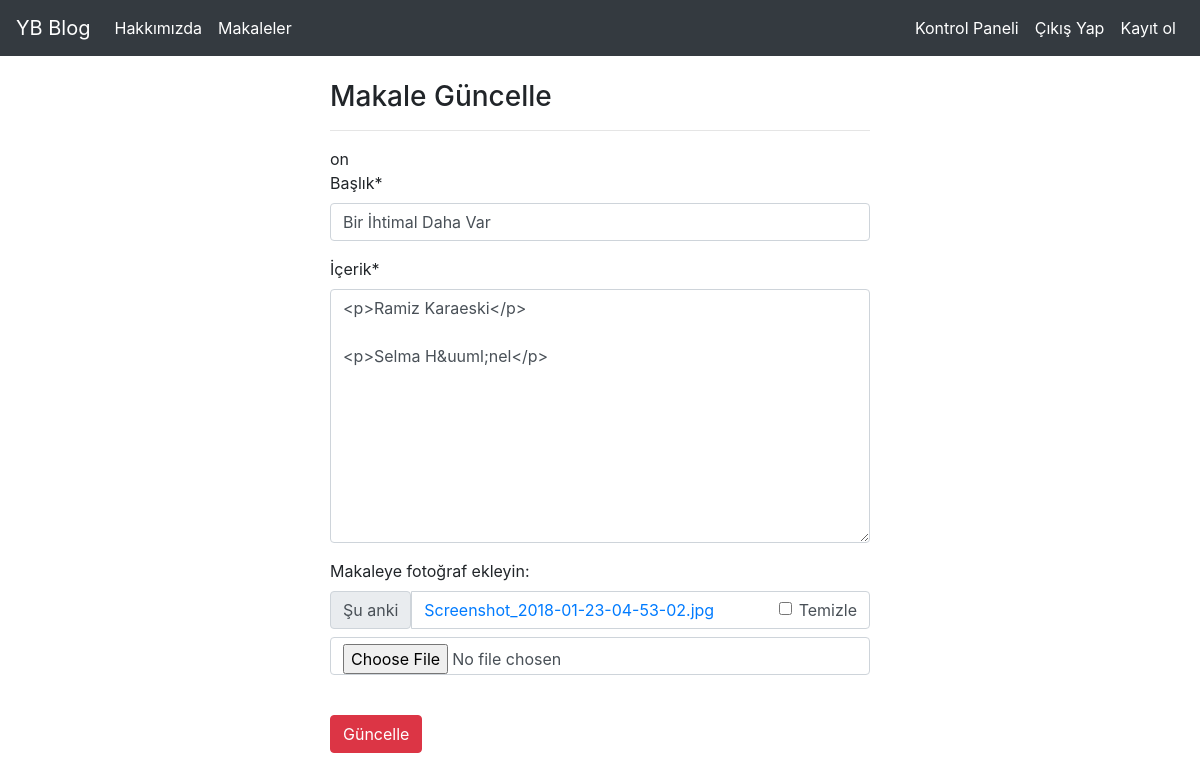
Page /articles/update/23 (signed in) on the committed database.
### article/models.py (models this page shows, shortened)
class Article(models.Model):
    author = models.ForeignKey("auth.User", on_delete = models.CASCADE,verbose_name="Yazar")
    title = models.CharField(max_length = 50,verbose_name="Başlık")
    content = RichTextField(verbose_name="İçerik")
    created_date = models.DateTimeField(auto_now_add = True,verbose_name="Oluşturulma Tarihi")
    article_image = models.FileField(blank = True, null = True, verbose_name = "Makaleye fotoğraf ekleyin:")
    class Meta:
        ordering = ["-created_date"]

### article/views.py (the view)
# urls.py: path('update/<int:id>',views.updateArticle, name = "update"),
@login_required(login_url = "user:login")
def updateArticle(request,id):
    article = get_object_or_404(Article, id = id)
    form = ArticleForm(request.POST or None, request.FILES or None, instance = article)
    if form.is_valid():
        article = form.save(commit=False)
        article.author = request.user
        form.save()
        messages.success(request,"Makaleniz Güncellendi")
        return redirect("article:dashboard")
    return render(request, "update.html", {"form" : form})

### article/forms.py
class ArticleForm(forms.ModelForm):
    class Meta:
        model = Article
        fields = ["title","content","article_image"]

### templates/update.html (shortened to what this page needs)
{% extends "layout.html" %}
{% block body %}
{% load crispy_forms_tags %}
<div class="row">
    <div class="col-md-6 offset-md-3">
        <h3>Makale Güncelle</h3>
        <hr>
        <form method="POST" enctype="multipart/form-data">on
            {{form|crispy}}
            <br>
            <button type = "submit" class = "btn btn-danger">Güncelle</button>
        </form>
    </div>
</div>
{% endblock body %}

### rows in the picture
Article: title "Bir İhtimal Daha Var", content "<p>Ramiz Karaeski</p> <p>Selma H&uuml;nel</p>"
